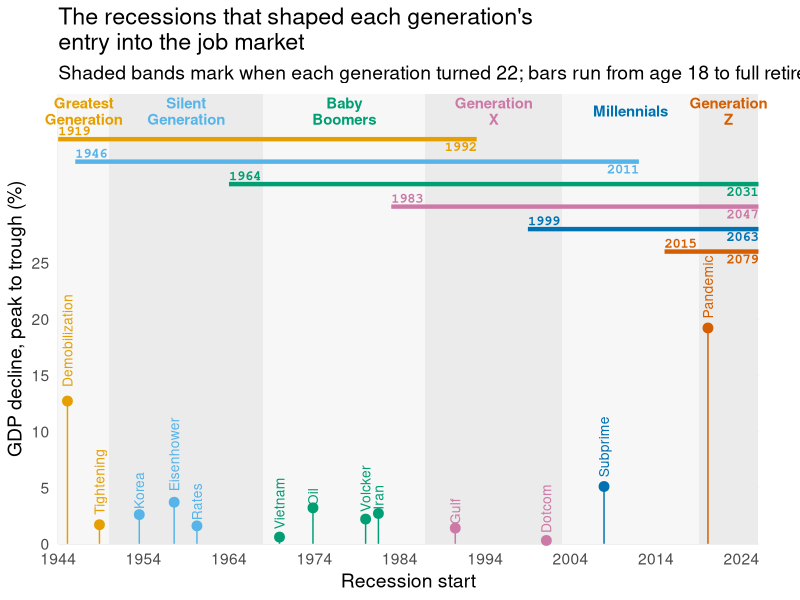
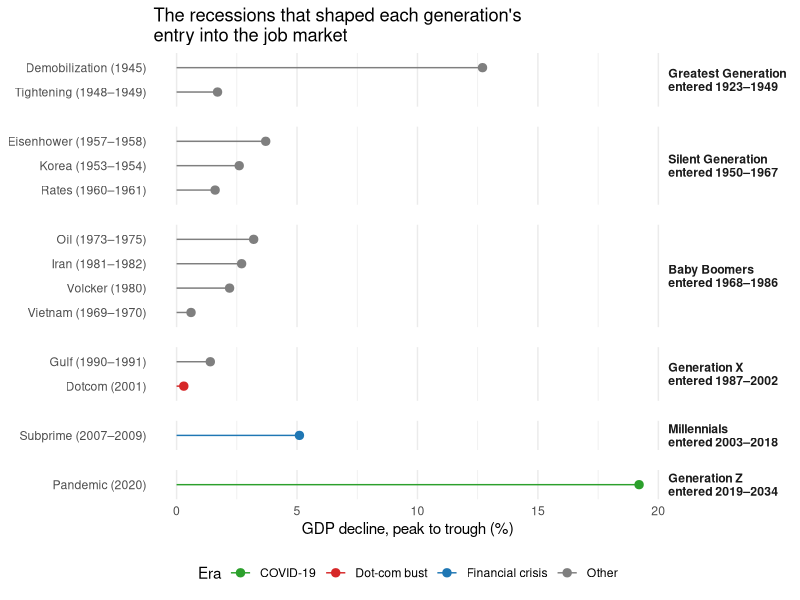

These figures' R source, in order:
## ---- chunk 1
#| label: read-recessions
#| message: false
library(dplyr)
library(readr)
library(ggplot2)
library(forcats)

recessions <- read_csv("data/recessions_clean.csv") |>
  mutate(generation_label = fct_reorder(generation_label, entry_start))

era_colors <- c(
  "Dot-com bust" = "#d62728", "Financial crisis" = "#1f77b4",
  "COVID-19" = "#2ca02c", "Other" = "grey50"
)

gen_colors <- c(
  "Greatest Generation" = "#E69F00", "Silent Generation" = "#56B4E9",
  "Baby Boomers" = "#009E73", "Generation X" = "#CC79A7",
  "Millennials" = "#0072B2", "Generation Z" = "#D55E00"
)
## ---- chunk 2
#| label: fig-recessions-timeline
#| fig-cap: "GDP decline by US recession since 1945, against each generation's entry window"
#| fig-width: 9
#| fig-height: 6.5
generations <- distinct(
  recessions, generation, band_start, band_end, band_mid, band_label, shade,
  workforce_start, retirement_year, bar_start, bar_end
) |>
  mutate(bar_y = 26 + 2 * (n() - rank(workforce_start)))

ggplot(recessions) +
  geom_rect(
    data = generations,
    aes(xmin = band_start, xmax = band_end, ymin = -Inf, ymax = Inf, fill = shade),
    show.legend = FALSE
  ) +
  geom_text(
    data = generations,
    aes(x = band_mid, y = 38.5, label = band_label, color = generation),
    size = 3.8, fontface = "bold", lineheight = 0.9
  ) +
  geom_segment(
    data = generations,
    aes(
      x = bar_start, xend = bar_end, y = bar_y, yend = bar_y,
      color = generation
    ),
    linewidth = 1.5
  ) +
  geom_text(
    data = generations,
    aes(x = bar_start, y = bar_y + 0.7, label = workforce_start, color = generation),
    hjust = 0, size = 3.5, fontface = "bold", family = "mono"
  ) +
  geom_text(
    data = generations,
    aes(x = bar_end, y = bar_y - 0.7, label = retirement_year, color = generation),
    hjust = 1, size = 3.5, fontface = "bold", family = "mono"
  ) +
  geom_segment(aes(x = start_date, xend = start_date, y = 0, yend = gdp_decline_pct, color = generation)) +
  geom_point(aes(x = start_date, y = gdp_decline_pct, color = generation), size = 3) +
  geom_text(
    aes(x = start_date, y = gdp_decline_pct, label = name, color = generation),
    angle = 90, hjust = -0.15, size = 3.5
  ) +
  scale_fill_manual(values = c("TRUE" = "grey92", "FALSE" = "grey97")) +
  scale_color_manual(values = gen_colors) +
  scale_x_date(date_breaks = "10 years", date_labels = "%Y", expand = c(0, 0)) +
  scale_y_continuous(limits = c(0, 40), breaks = seq(0, 25, 5), expand = c(0, 0)) +
  coord_cartesian(clip = "off") +
  labs(
    x = "Recession start", y = "GDP decline, peak to trough (%)",
    title = "The recessions that shaped each generation's\nentry into the job market",
    subtitle = "Shaded bands mark when each generation turned 22; bars run from age 18 to full retirement age"
  ) +
  theme_minimal(base_size = 14) +
  theme(
    panel.grid.minor = element_blank(), legend.position = "none",
    plot.margin = margin(5.5, 30, 5.5, 5.5)
  )
## ---- chunk 3
#| label: fig-recessions-generation
#| fig-cap: "GDP decline by US recession since 1945, grouped by generation at career-entry age"
#| fig-height: 6
ggplot(recessions, aes(x = gdp_decline_pct, y = fct_reorder(label, gdp_decline_pct), color = era)) +
  geom_segment(aes(x = 0, xend = gdp_decline_pct, yend = fct_reorder(label, gdp_decline_pct))) +
  geom_point(size = 2.5) +
  facet_grid(generation_label ~ ., scales = "free_y", space = "free_y") +
  scale_color_manual(values = era_colors) +
  labs(
    x = "GDP decline, peak to trough (%)", y = NULL, color = "Era",
    title = "The recessions that shaped each generation's\nentry into the job market"
  ) +
  theme_minimal() +
  theme(
    strip.text.y = element_text(face = "bold", angle = 0, hjust = 0),
    panel.grid.major.y = element_blank(),
    panel.spacing.y = unit(1, "lines"),
    legend.position = "bottom"
  )
